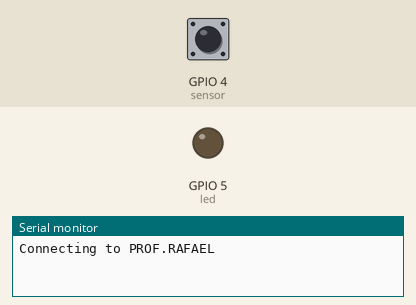
This program was run on a simulated ESP8266 (NodeMCU). On the bench: output pins drawn as LEDs (lit = HIGH), the last lines printed to the serial monitor. Dashed ring = blinking. The test bench sets the inputs (shaded band); at power-on: GPIO 4 (sensor) HIGH. WiFi joins after 1.5 s; servers stay silent unless stated.

Above: at 0.1 s.
At 2.7 s:
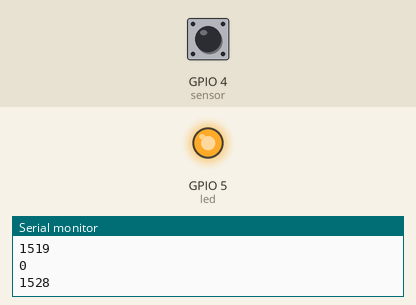
2.8 s: GPIO 4 (sensor) pulsed LOW 5 times (0.12 s each, 0.3 s apart)
At 4.4 s:
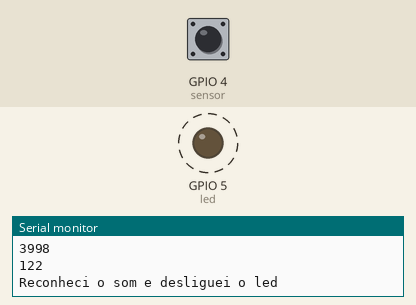
Timing chart, 0 to 5.9 s (numbered marks = the images above; inputs shaded):
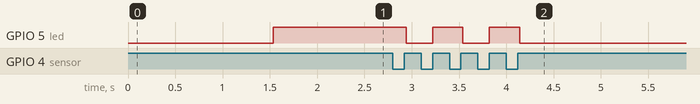

The program:

main.cpp
```cpp
#include <Arduino.h>
#include <ESP8266WiFi.h>
#include <WiFiClient.h>
#include <ESP8266WebServer.h>

//config Rede
const char* ssid     = "PROF.RAFAEL"; //Roteador
const char* password = "";
IPAddress ip(192,168,1,124); //ip do dispositivo
IPAddress gateway(192,168,1,1); // gateway
IPAddress subnet(255,255,255,0); //mascara


ESP8266WebServer server(80);
String page;


//porta digital
const int sensor = 4;
const int led = 5;
unsigned long evento = 0;


void setup() {
  pinMode(sensor,INPUT_PULLUP);
  pinMode(led,OUTPUT);

  Serial.begin(9600);

  //habilitar porta


  Serial.print("Connecting to ");
  Serial.println(ssid);
  WiFi.begin(ssid, password);
  WiFi.config(ip, gateway, subnet);
  while (WiFi.status() != WL_CONNECTED) {
    delay(500);
    Serial.print(".");
  }

  Serial.println("");
  Serial.println("WiFi connected.");
  Serial.println("IP address: ");
  Serial.println(WiFi.localIP());
  server.begin();

  server.on("/", [](){

     page = "<!DOCTYPE html> \
             <html> \
             <head> <meta http-equiv='refresh' content='0' </head> \
             <body> \
             <h1>Sensor to Node MCU Web Server</h1><h3>Data:</h3> <h4> "+String(evento)+" </h4> \
             </body>\
             </html>";

    server.send(200, "text/html", page);
  });

}

void loop(){


            int output = digitalRead(sensor);
            int ledt = digitalRead(led);
            if (output == HIGH){
              if(millis() - evento > 25){
                Serial.println("Reconheci o som e liguei o led");
                Serial.println(millis());
                Serial.println(evento);
                Serial.println(millis() - evento);
                digitalWrite(led,HIGH);
                 if(ledt==HIGH){
                Serial.println("Reconheci o som e desliguei o led");
                digitalWrite(led,LOW);
               }

               }

             evento = millis();
             }

             server.handleClient();


}
```

Measured:
- after the input at 2.8 s, GPIO 5 (led): alternates HIGH for 0.32 s and LOW for 0.28 s, 5 changes in all, then stays LOW, starting after 0.14 s
